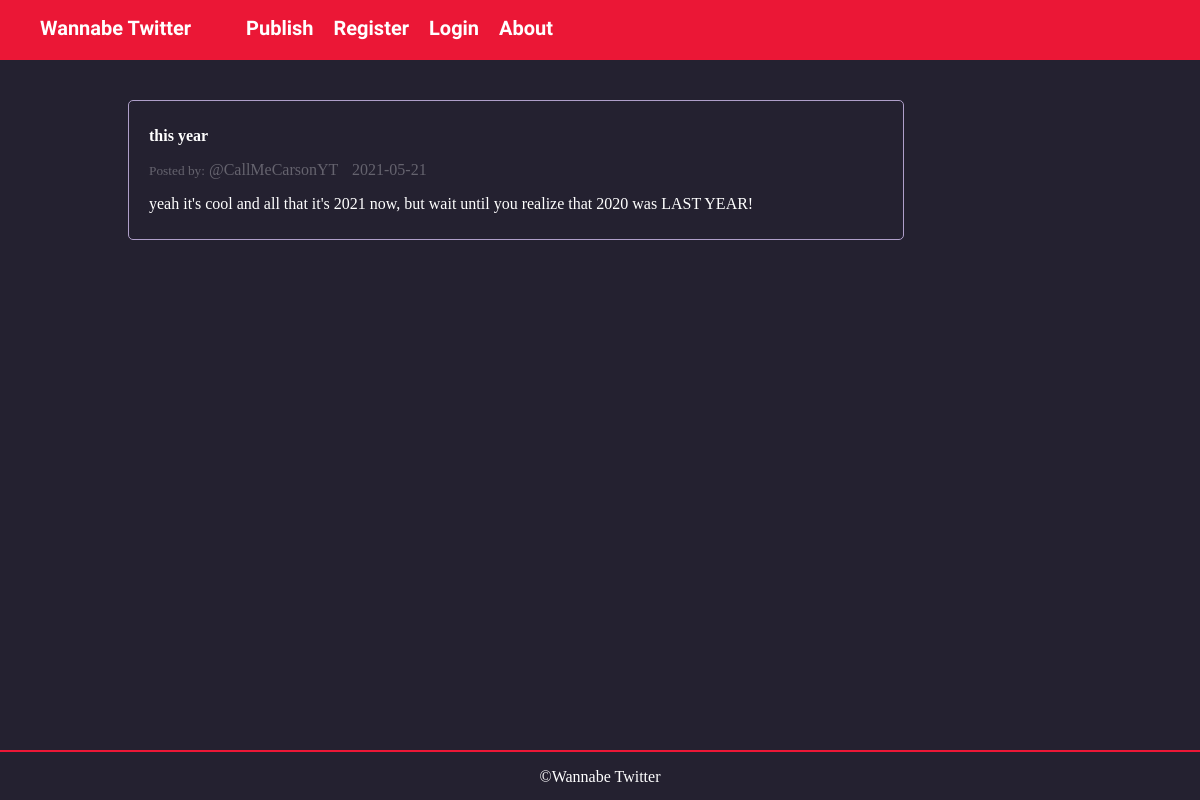
The page /post/5 on the database its author committed.
### flaskblog/models.py (models this page shows, shortened)
class Post(db.Model):
    id = db.Column(db.Integer, primary_key=True)
    title = db.Column(db.String(100), nullable=False)
    date_posted = db.Column(db.DateTime(), nullable=False, default=datetime.utcnow)
    content = db.Column(db.Text, nullable=False)
    user_id = db.Column(db.Integer, db.ForeignKey('user.id'), nullable=False)

class User(db.Model, UserMixin):
    id = db.Column(db.Integer, primary_key=True)
    username = db.Column(db.String(20), unique=True, nullable=False)
    email = db.Column(db.String(120), unique=True, nullable=False)
    image = db.Column(db.String(20), nullable=False, default="default.jpg")
    password = db.Column(db.String(60), nullable=False)
    posts = db.relationship('Post', backref="author", lazy=True)

### flaskblog/routes.py (the view)
@app.route("/post/<int:post_id>")
def post(post_id):
    post = Post.query.get_or_404(post_id)
    return render_template("post.html", title=post.title, post=post)

### flaskblog/templates/post.html (shortened to what this page needs)
{% extends "layout.html" %}
{% block body %}
    <div class="post">
        <div class="post-header">
            <p class="post-title">{{ post.title }}</p>
            <small>Posted by:</small>
            <a href="{{ url_for('user_posts', username=post.author.username) }}" id="user">@{{ post.author.username }}</a>
            <a id="date">{{ post.date_posted.strftime('%Y-%m-%d') }}</a>
        </div>
        <p class="post-content">{{ post.content}}</p>
    </div>
{% endblock %}

### flaskblog/static/main.css (style rules this page uses)
*, *:before, *:after { -webkit-box-sizing: border-box; -moz-box-sizing: border-box; box-sizing: border-box; }
:root { --purple: #242130; --light-purple: #65636e; --red: #eb1736; --brown: #443937; --border-color: #AF9FC9; --success-bg: rgba(50,205,50, 0.2); --success-txt: #75ff1a; --invalid-bg: rgba(255,77,77, 0.2); --invalid-txt: rgb(255,25,25); --info-bg: rgba(0, 0, 230, 02); --info-txt: rgb(0, 0, 204); }
body { color: white; background-color: var(--purple); }
body, header { margin: 0; padding: 0; }
a { text-decoration: none; }
.post { border: 1px solid var(--border-color); border-radius: 5px; padding: 10px 20px; margin: 20px 0; }
.post-header { color: var(--light-purple); }
.post-title { color: white; font-weight: 600; padding-right: 10px; }
#date { margin-left: 10px; }
#user { color: var(--light-purple); }

### rows shown on the page
Post: title "this year", date_posted "2021-05-21", content "yeah it's cool and all that it's 2021 now, but wait until you realize that 2020 was LAST YEAR!"
User: author.username "CallMeCarsonYT"
